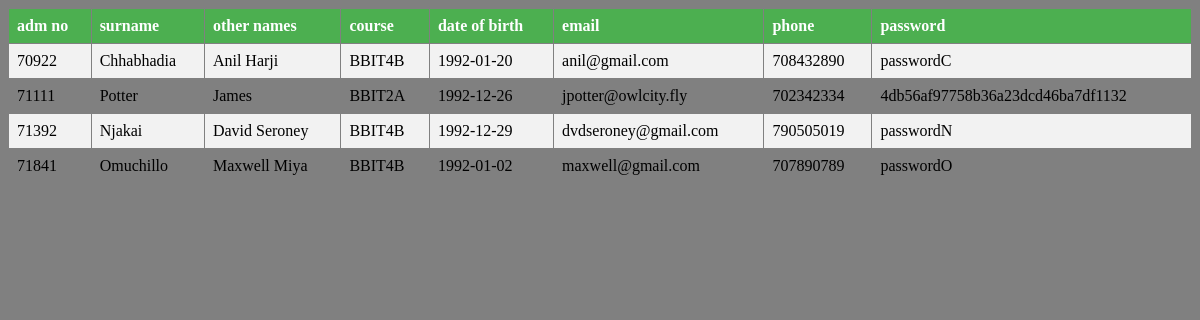
The app's page /displays/studentsdisplay.php (signed in) with its own data.
### tables this page shows
CREATE TABLE `students` (
  `stud_id` int(11) NOT NULL AUTO_INCREMENT,
  `stud_surname` varchar(45) NOT NULL,
  `stud_onames` varchar(45) NOT NULL,
  `stud_course` varchar(45) NOT NULL,
  `stud_dob` date NOT NULL,
  `stud_email` varchar(45) DEFAULT NULL,
  `stud_phone` int(11) DEFAULT NULL,
  `stud_password` varchar(45) NOT NULL,
  PRIMARY KEY (`stud_id`),
  KEY `stu_cou_idx` (`stud_course`),
  CONSTRAINT `stu_cou` FOREIGN KEY (`stud_course`) REFERENCES `courses` (`course_id`) ON DELETE NO ACTION ON UPDATE CASCADE
);

### displays/studentsdisplay.php (the view, shortened to what this page needs)
<html>
<head>
<link rel="stylesheet" type="text/css" href="../css/mystyles.css">
</head>
<body class="mainpage">
 <?PHP
include "../connection.php";
$SQL="SELECT * FROM students";
$result=mysqli_query($db_handle,$SQL);
print "<table border=\"1\">";
print "<tr>
<th>adm no</th>
<th>surname</th>
<th>other names</th>
<th>course</th>
<th>date of birth</th>
<th>email</th>
<th>phone</th>
<th>password</th>
</tr>
";
while($db_field=mysqli_fetch_assoc($result)){
	print "<tr>";
	print "<td>".$db_field['stud_id']."</td>";
	print "<td>".$db_field['stud_surname']."</td>";
	print "<td>".$db_field['stud_onames']."</td>";
	print "<td>".$db_field['stud_course']."</td>";
	print "<td>".$db_field['stud_dob']."</td>";
	print "<td>".$db_field['stud_email']."</td>";
	print "<td>".$db_field['stud_phone']."</td>";
	print "<td>".$db_field['stud_password']."</td>";
	print "</tr>";
	}
	print "</table>";
?>
</body>
</html>

### css/mystyles.css (style rules this page uses)
.mainpage { background-color: gray; }
table { border-collapse: collapse; width: 100%; }
th, td { text-align: left; padding: 8px; }
tr:nth-child(even) { background-color: #f2f2f2 }
th { background-color: #4CAF50; color: white; }

### records on screen
students: stud_id "70922", stud_surname "Chhabhadia", stud_onames "Anil Harji", stud_course "BBIT4B", stud_dob "1992-01-20", stud_email "anil@gmail.com", stud_phone "708432890", stud_password "passwordC"
students: stud_id "71111", stud_surname "Potter", stud_onames "James", stud_course "BBIT2A", stud_dob "1992-12-26", stud_email "jpotter@owlcity.fly", stud_phone "702342334", stud_password "4db56af97758b36a23dcd46ba7df1132"
students: stud_id "71392", stud_surname "Njakai", stud_onames "David Seroney", stud_course "BBIT4B", stud_dob "1992-12-29", stud_email "dvdseroney@gmail.com", stud_phone "790505019", stud_password "passwordN"
students: stud_id "71841", stud_surname "Omuchillo", stud_onames "Maxwell Miya", stud_course "BBIT4B", stud_dob "1992-01-02", stud_email "maxwell@gmail.com", stud_phone "707890789", stud_password "passwordO"
